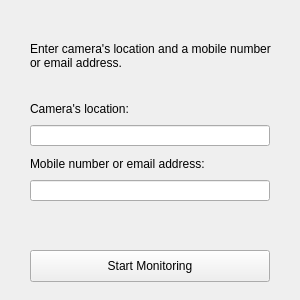
<?xml version="1.0" encoding="UTF-8"?>
<ui version="4.0">
 <class>MainWindow</class>
 <widget class="QMainWindow" name="MainWindow">
  <property name="geometry">
   <rect>
    <x>0</x>
    <y>0</y>
    <width>300</width>
    <height>300</height>
   </rect>
  </property>
  <property name="minimumSize">
   <size>
    <width>300</width>
    <height>300</height>
   </size>
  </property>
  <property name="maximumSize">
   <size>
    <width>300</width>
    <height>300</height>
   </size>
  </property>
  <property name="windowTitle">
   <string>Weapon Detection</string>
  </property>
  <widget class="QWidget" name="centralwidget">
   <widget class="QLabel" name="label_2">
    <property name="geometry">
     <rect>
      <x>30</x>
      <y>20</y>
      <width>241</width>
      <height>71</height>
     </rect>
    </property>
    <property name="text">
     <string>Enter camera's location and a mobile number or email address.</string>
    </property>
    <property name="wordWrap">
     <bool>true</bool>
    </property>
   </widget>
   <widget class="QLineEdit" name="location_input">
    <property name="geometry">
     <rect>
      <x>30</x>
      <y>125</y>
      <width>240</width>
      <height>21</height>
     </rect>
    </property>
   </widget>
   <widget class="QPushButton" name="pushButton">
    <property name="geometry">
     <rect>
      <x>30</x>
      <y>250</y>
      <width>240</width>
      <height>32</height>
     </rect>
    </property>
    <property name="text">
     <string>Start Monitoring</string>
    </property>
   </widget>
   <widget class="QLabel" name="label_3">
    <property name="geometry">
     <rect>
      <x>30</x>
      <y>156</y>
      <width>211</width>
      <height>16</height>
     </rect>
    </property>
    <property name="text">
     <string>Mobile number or email address:</string>
    </property>
   </widget>
   <widget class="QLabel" name="label">
    <property name="geometry">
     <rect>
      <x>30</x>
      <y>101</y>
      <width>121</width>
      <height>16</height>
     </rect>
    </property>
    <property name="text">
     <string>Camera's location:</string>
    </property>
   </widget>
   <widget class="QLineEdit" name="sendTo_input">
    <property name="geometry">
     <rect>
      <x>30</x>
      <y>180</y>
      <width>240</width>
      <height>21</height>
     </rect>
    </property>
   </widget>
  </widget>
 </widget>
 <resources/>
 <connections/>
</ui>
